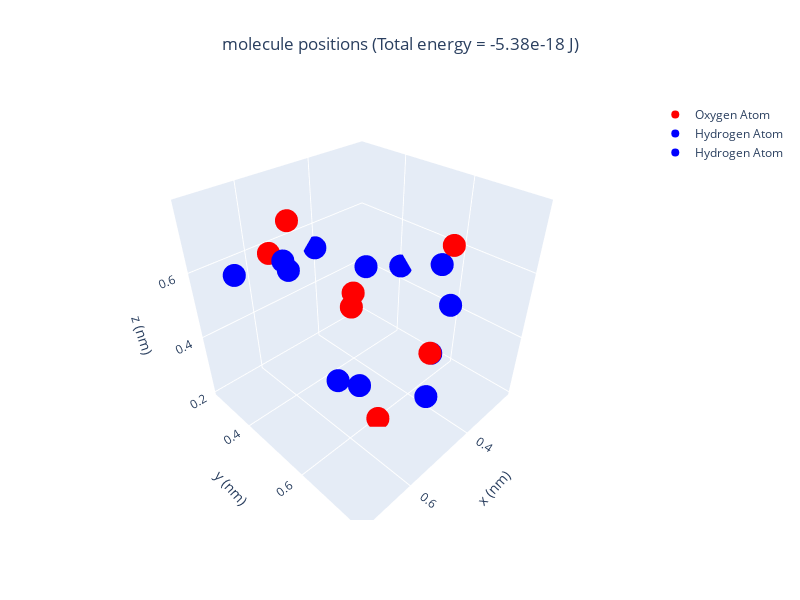

Notebook code for this chart:
### Code cell
xall=[]
yall=[]
zall=[]
for i in range(int(len(rall))):
    xall.append(float(rall[i][0])*1e9)
    yall.append(float(rall[i][1])*1e9)
    zall.append(float(rall[i][2])*1e9)
#print('xall:',xall)


#-------plot------3D-coord of the lowest E_energy-------
#plot the lowest E atoms posi.(interactive)
fig = make_subplots()
O_atoms = go.Scatter3d(x=xall[::3], y=yall[::3], z=zall[::3],mode='markers',marker = {'color' : 'red'},name='Oxygen Atom')
H_atoms01 = go.Scatter3d(x=xall[1::3], y=yall[1::3], z=zall[1::3],mode='markers',marker = {'color' : 'blue'},name='Hydrogen Atom')
H_atoms02 = go.Scatter3d(x=xall[2::3], y=yall[2::3], z=zall[2::3],mode='markers',marker = {'color' : 'blue'},name='Hydrogen Atom')

fig.add_trace(O_atoms)
fig.add_trace(H_atoms01)
fig.add_trace(H_atoms02)

fig.update_layout(title_text=f'molecule positions (Total energy = {this_e} J)',title_x=0.5,width=800, height=600,scene_aspectmode='cube',
                scene = dict(
                xaxis_title='x (nm)',
                yaxis_title='y (nm)',
                zaxis_title='z (nm)',
                             )
                 )

fig.show()
this_e = "{:.3g}".format(potl_energy_sum(rall,qall))
print('potl_E_sum:',this_e, 'J')


'''title_here = 'potl_E_sum: '+this_e+ ' J'
#-------plot------3D-coord of the lowest E_energy-------
#plot the lowest E atoms posi.(interactive)
@interact
def make_plot_2(elevpara=(-27,90,3),azimpara=(-117,0,3)):
    f1,ax1 = mol_plot(moltypes,datasets[lowest_index][1],datasets[lowest_index][2],\
                      datasets[lowest_index][3],datasets[lowest_index][4],datasets[lowest_index][5])
    ax1.set_xlabel('x (nm)')
    ax1.set_ylabel('y (nm)')
    ax1.set_zlabel('z (nm)')
    ax1.set_title(title_here)
    ax1.set_aspect('auto')
    ax1.view_init(elev=elevpara, azim=azimpara) #adjust 'camera angle' with this command if desired - angles are in degrees
    f1.show();'''

### Figure 1 — Plotly figure (JSON) as saved in the notebook; plotly's stock layout.template omitted (floating-point values rounded to 4 significant figures)
{"data": [{"marker": {"color": "red"}, "mode": "markers", "name": "Oxygen Atom", "type": "scatter3d", "x": [0.5, 0.5568, 0.3903, 0.5233, 0.6234, 0.3483, 0.5526], "y": [0.5, 0.7694, 0.6808, 0.6125, 0.4592, 0.3428, 0.2724], "z": [0.5, 0.5663, 0.7059, 0.2067, 0.7735, 0.3789, 0.58]}, {"marker": {"color": "blue"}, "mode": "markers", "name": "Hydrogen Atom", "type": "scatter3d", "x": [0.5, 0.3643, 0.5197, 0.6371, 0.3188, 0.5], "y": [0.73, 0.638, 0.546, 0.454, 0.362, 0.27], "z": [0.5, 0.6243, 0.2755, 0.6788, 0.468, 0.5]}, {"marker": {"color": "blue"}, "mode": "markers", "name": "Hydrogen Atom", "type": "scatter3d", "x": [0.5385, 0.3989, 0.5152, 0.7262, 0.2392, 0.4094], "y": [0.7567, 0.6948, 0.4628, 0.4202, 0.4139, 0.2659], "z": [0.4165, 0.5554, 0.2283, 0.6694, 0.4561, 0.5309]}], "layout": {"height": 600, "scene": {"aspectmode": "cube", "xaxis": {"title": {"text": "x (nm)"}}, "yaxis": {"title": {"text": "y (nm)"}}, "zaxis": {"title": {"text": "z (nm)"}}}, "title": {"text": "molecule positions (Total energy = -5.38e-18 J)", "x": 0.5}, "width": 800, "xaxis": {"anchor": "y", "domain": [0, 1]}, "yaxis": {"anchor": "x", "domain": [0, 1]}}}
